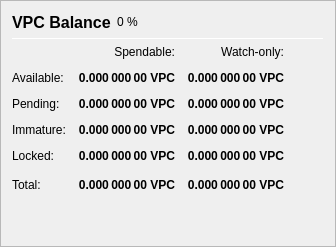
                   <widget class="QFrame" name="frame_Balances">
                    <property name="frameShape">
                     <enum>QFrame::StyledPanel</enum>
                    </property>
                    <property name="frameShadow">
                     <enum>QFrame::Raised</enum>
                    </property>
                    <layout class="QVBoxLayout" name="verticalLayout_4">
                     <item>
                      <layout class="QHBoxLayout" name="horizontalLayout_4">
                       <item>
                        <widget class="QLabel" name="label_5">
                         <property name="minimumSize">
                          <size>
                           <width>0</width>
                           <height>20</height>
                          </size>
                         </property>
                         <property name="font">
                          <font>
                           <pointsize>12</pointsize>
                           <weight>75</weight>
                           <bold>true</bold>
                          </font>
                         </property>
                         <property name="text">
                          <string>VPC Balance</string>
                         </property>
                        </widget>
                       </item>
                       <item>
                        <widget class="QLabel" name="labelVPCPercent">
                         <property name="text">
                          <string notr="true">0 %</string>
                         </property>
                        </widget>
                       </item>
                       <item>
                        <spacer name="horizontalSpacer_3">
                         <property name="orientation">
                          <enum>Qt::Horizontal</enum>
                         </property>
                         <property name="sizeHint" stdset="0">
                          <size>
                           <width>40</width>
                           <height>20</height>
                          </size>
                         </property>
                        </spacer>
                       </item>
                      </layout>
                     </item>
                     <item>
                      <widget class="Line" name="line_Balance">
                       <property name="minimumSize">
                        <size>
                         <width>0</width>
                         <height>1</height>
                        </size>
                       </property>
                       <property name="maximumSize">
                        <size>
                         <width>16777215</width>
                         <height>1</height>
                        </size>
                       </property>
                       <property name="orientation">
                        <enum>Qt::Horizontal</enum>
                       </property>
                      </widget>
                     </item>
                     <item>
                      <layout class="QGridLayout" name="gridLayout">
                       <property name="spacing">
                        <number>12</number>
                       </property>
                       <item row="0" column="1">
                        <widget class="QLabel" name="labelSpendable">
                         <property name="text">
                          <string>Spendable:</string>
                         </property>
                         <property name="alignment">
                          <set>Qt::AlignRight|Qt::AlignTrailing|Qt::AlignVCenter</set>
                         </property>
                        </widget>
                       </item>
                       <item row="0" column="2">
                        <widget class="QLabel" name="labelWatchonly">
                         <property name="text">
                          <string>Watch-only:</string>
                         </property>
                         <property name="alignment">
                          <set>Qt::AlignRight|Qt::AlignTrailing|Qt::AlignVCenter</set>
                         </property>
                        </widget>
                       </item>
                       <item row="1" column="0">
                        <widget class="QLabel" name="labelBalanceText">
                         <property name="text">
                          <string>Available:</string>
                         </property>
                        </widget>
                       </item>
                       <item row="1" column="1">
                        <widget class="QLabel" name="labelBalance">
                         <property name="font">
                          <font>
                           <weight>75</weight>
                           <bold>true</bold>
                          </font>
                         </property>
                         <property name="cursor">
                          <cursorShape>IBeamCursor</cursorShape>
                         </property>
                         <property name="toolTip">
                          <string>Your current spendable balance</string>
                         </property>
                         <property name="text">
                          <string notr="true">0.000 000 00 VPC</string>
                         </property>
                         <property name="alignment">
                          <set>Qt::AlignRight|Qt::AlignTrailing|Qt::AlignVCenter</set>
                         </property>
                         <property name="textInteractionFlags">
                          <set>Qt::LinksAccessibleByMouse|Qt::TextSelectableByKeyboard|Qt::TextSelectableByMouse</set>
                         </property>
                        </widget>
                       </item>
                       <item row="1" column="2">
                        <widget class="QLabel" name="labelWatchAvailable">
                         <property name="font">
                          <font>
                           <weight>75</weight>
                           <bold>true</bold>
                          </font>
                         </property>
                         <property name="cursor">
                          <cursorShape>IBeamCursor</cursorShape>
                         </property>
                         <property name="toolTip">
                          <string>Your current balance in watch-only addresses</string>
                         </property>
                         <property name="text">
                          <string notr="true">0.000 000 00 VPC</string>
                         </property>
                         <property name="alignment">
                          <set>Qt::AlignRight|Qt::AlignTrailing|Qt::AlignVCenter</set>
                         </property>
                         <property name="textInteractionFlags">
                          <set>Qt::LinksAccessibleByMouse|Qt::TextSelectableByKeyboard|Qt::TextSelectableByMouse</set>
                         </property>
                        </widget>
                       </item>
                       <item row="2" column="0">
                        <widget class="QLabel" name="labelPendingText">
                         <property name="text">
                          <string>Pending:</string>
                         </property>
                        </widget>
                       </item>
                       <item row="2" column="1">
                        <widget class="QLabel" name="labelUnconfirmed">
                         <property name="font">
                          <font>
                           <weight>75</weight>
                           <bold>true</bold>
                          </font>
                         </property>
                         <property name="cursor">
                          <cursorShape>IBeamCursor</cursorShape>
                         </property>
                         <property name="toolTip">
                          <string>Total of transactions that have yet to be confirmed, and do not yet count toward the spendable balance</string>
                         </property>
                         <property name="text">
                          <string notr="true">0.000 000 00 VPC</string>
                         </property>
                         <property name="alignment">
                          <set>Qt::AlignRight|Qt::AlignTrailing|Qt::AlignVCenter</set>
                         </property>
                         <property name="textInteractionFlags">
                          <set>Qt::LinksAccessibleByMouse|Qt::TextSelectableByKeyboard|Qt::TextSelectableByMouse</set>
                         </property>
                        </widget>
                       </item>
                       <item row="2" column="2">
                        <widget class="QLabel" name="labelWatchPending">
                         <property name="font">
                          <font>
                           <weight>75</weight>
                           <bold>true</bold>
                          </font>
                         </property>
                         <property name="cursor">
                          <cursorShape>IBeamCursor</cursorShape>
                         </property>
                         <property name="toolTip">
                          <string>Unconfirmed transactions to watch-only addresses</string>
                         </property>
                         <property name="text">
                          <string notr="true">0.000 000 00 VPC</string>
                         </property>
                         <property name="alignment">
                          <set>Qt::AlignRight|Qt::AlignTrailing|Qt::AlignVCenter</set>
                         </property>
                         <property name="textInteractionFlags">
                          <set>Qt::LinksAccessibleByMouse|Qt::TextSelectableByKeyboard|Qt::TextSelectableByMouse</set>
                         </property>
                        </widget>
                       </item>
                       <item row="3" column="0">
                        <widget class="QLabel" name="labelImmatureText">
                         <property name="text">
                          <string>Immature:</string>
                         </property>
                        </widget>
                       </item>
                       <item row="3" column="1">
                        <widget class="QLabel" name="labelImmature">
                         <property name="font">
                          <font>
                           <weight>75</weight>
                           <bold>true</bold>
                          </font>
                         </property>
                         <property name="cursor">
                          <cursorShape>IBeamCursor</cursorShape>
                         </property>
                         <property name="toolTip">
                          <string>Staked or masternode rewards that has not yet matured</string>
                         </property>
                         <property name="text">
                          <string notr="true">0.000 000 00 VPC</string>
                         </property>
                         <property name="alignment">
                          <set>Qt::AlignRight|Qt::AlignTrailing|Qt::AlignVCenter</set>
                         </property>
                         <property name="textInteractionFlags">
                          <set>Qt::LinksAccessibleByMouse|Qt::TextSelectableByKeyboard|Qt::TextSelectableByMouse</set>
                         </property>
                        </widget>
                       </item>
                       <item row="3" column="2">
                        <widget class="QLabel" name="labelWatchImmature">
                         <property name="font">
                          <font>
                           <weight>75</weight>
                           <bold>true</bold>
                          </font>
                         </property>
                         <property name="cursor">
                          <cursorShape>IBeamCursor</cursorShape>
                         </property>
                         <property name="toolTip">
                          <string>Staked or masternode rewards in watch-only addresses that has not yet matured</string>
                         </property>
                         <property name="text">
                          <string notr="true">0.000 000 00 VPC</string>
                         </property>
                         <property name="alignment">
                          <set>Qt::AlignRight|Qt::AlignTrailing|Qt::AlignVCenter</set>
                         </property>
                         <property name="textInteractionFlags">
                          <set>Qt::LinksAccessibleByMouse|Qt::TextSelectableByKeyboard|Qt::TextSelectableByMouse</set>
                         </property>
                        </widget>
                       </item>
                       <item row="4" column="0">
                        <widget class="QLabel" name="labelLockedBalanceText">
                         <property name="toolTip">
                          <string>Locked VPC or Masternode collaterals. These are excluded from zVPC minting.</string>
                         </property>
                         <property name="text">
                          <string>Locked:</string>
                         </property>
                        </widget>
                       </item>
                       <item row="4" column="1">
                        <widget class="QLabel" name="labelLockedBalance">
                         <property name="font">
                          <font>
                           <weight>75</weight>
                           <bold>true</bold>
                          </font>
                         </property>
                         <property name="cursor">
                          <cursorShape>IBeamCursor</cursorShape>
                         </property>
                         <property name="toolTip">
                          <string>Locked VPC or Masternode collaterals. These are excluded from zVPC minting.</string>
                         </property>
                         <property name="text">
                          <string notr="true">0.000 000 00 VPC</string>
                         </property>
                         <property name="alignment">
                          <set>Qt::AlignRight|Qt::AlignTrailing|Qt::AlignVCenter</set>
                         </property>
                         <property name="textInteractionFlags">
                          <set>Qt::LinksAccessibleByMouse|Qt::TextSelectableByKeyboard|Qt::TextSelectableByMouse</set>
                         </property>
                        </widget>
                       </item>
                       <item row="4" column="2">
                        <widget class="QLabel" name="labelWatchLocked">
                         <property name="font">
                          <font>
                           <weight>75</weight>
                           <bold>true</bold>
                          </font>
                         </property>
                         <property name="cursor">
                          <cursorShape>IBeamCursor</cursorShape>
                         </property>
                         <property name="toolTip">
                          <string>Current locked balance in watch-only addresses</string>
                         </property>
                         <property name="text">
                          <string notr="true">0.000 000 00 VPC</string>
                         </property>
                         <property name="alignment">
                          <set>Qt::AlignRight|Qt::AlignTrailing|Qt::AlignVCenter</set>
                         </property>
                         <property name="textInteractionFlags">
                          <set>Qt::LinksAccessibleByMouse|Qt::TextSelectableByKeyboard|Qt::TextSelectableByMouse</set>
                         </property>
                        </widget>
                       </item>
                       <item row="5" column="0">
                        <widget class="QLabel" name="labelTotalText">
                         <property name="toolTip">
                          <string>Your current VoltPotCoin balance, unconfirmed and immature transactions included</string>
                         </property>
                         <property name="text">
                          <string>Total:</string>
                         </property>
                        </widget>
                       </item>
                       <item row="5" column="1">
                        <widget class="QLabel" name="labelTotal">
                         <property name="font">
                          <font>
                           <weight>75</weight>
                           <bold>true</bold>
                          </font>
                         </property>
                         <property name="cursor">
                          <cursorShape>IBeamCursor</cursorShape>
                         </property>
                         <property name="toolTip">
                          <string>Your current VoltPotCoin balance, unconfirmed and immature transactions included</string>
                         </property>
                         <property name="text">
                          <string notr="true">0.000 000 00 VPC</string>
                         </property>
                         <property name="alignment">
                          <set>Qt::AlignRight|Qt::AlignTrailing|Qt::AlignVCenter</set>
                         </property>
                         <property name="textInteractionFlags">
                          <set>Qt::LinksAccessibleByMouse|Qt::TextSelectableByKeyboard|Qt::TextSelectableByMouse</set>
                         </property>
                        </widget>
                       </item>
                       <item row="5" column="2">
                        <widget class="QLabel" name="labelWatchTotal">
                         <property name="font">
                          <font>
                           <weight>75</weight>
                           <bold>true</bold>
                          </font>
                         </property>
                         <property name="cursor">
                          <cursorShape>IBeamCursor</cursorShape>
                         </property>
                         <property name="toolTip">
                          <string>Current total balance in watch-only addresses</string>
                         </property>
                         <property name="text">
                          <string notr="true">0.000 000 00 VPC</string>
                         </property>
                         <property name="alignment">
                          <set>Qt::AlignRight|Qt::AlignTrailing|Qt::AlignVCenter</set>
                         </property>
                         <property name="textInteractionFlags">
                          <set>Qt::LinksAccessibleByMouse|Qt::TextSelectableByKeyboard|Qt::TextSelectableByMouse</set>
                         </property>
                        </widget>
                       </item>
                       <item row="5" column="3">
                        <spacer name="horizontalSpacer_9">
                         <property name="orientation">
                          <enum>Qt::Horizontal</enum>
                         </property>
                         <property name="sizeHint" stdset="0">
                          <size>
                           <width>40</width>
                           <height>20</height>
                          </size>
                         </property>
                        </spacer>
                       </item>
                      </layout>
                     </item>
                     <item>
                      <spacer name="verticalSpacer_3">
                       <property name="orientation">
                        <enum>Qt::Vertical</enum>
                       </property>
                       <property name="sizeHint" stdset="0">
                        <size>
                         <width>20</width>
                         <height>40</height>
                        </size>
                       </property>
                      </spacer>
                     </item>
                    </layout>
                   </widget>
